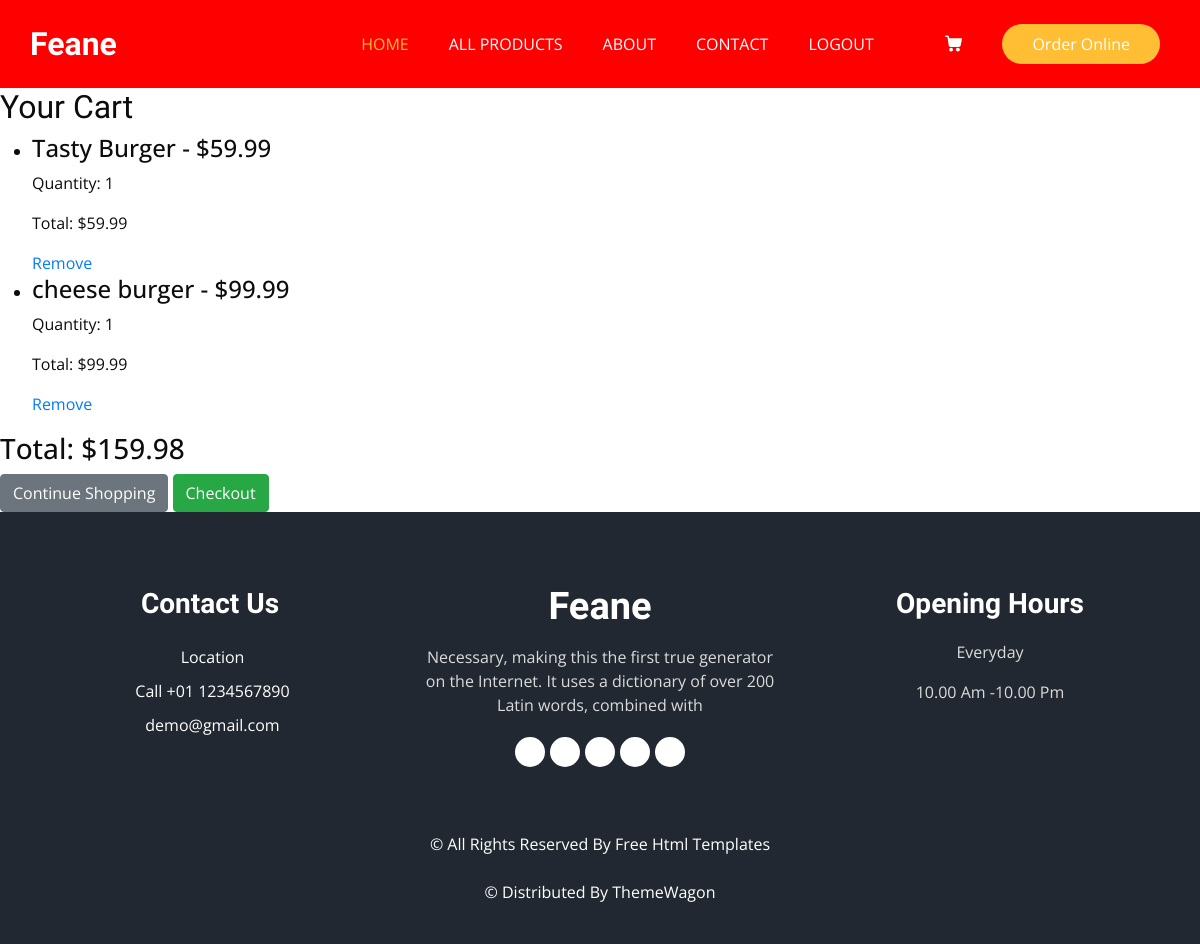
Before: /cart/ (signed in) with the older database file.
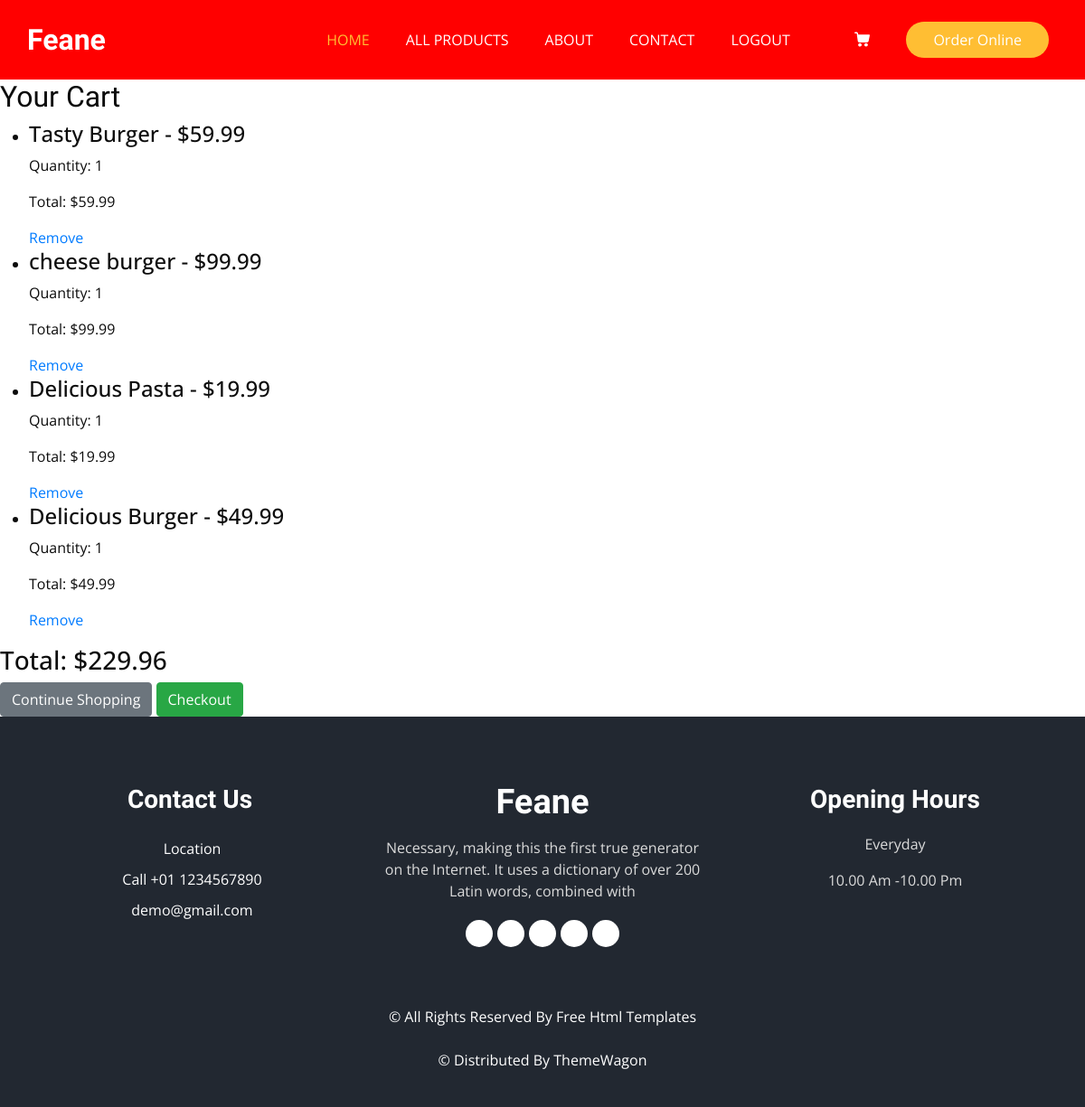
After: the same page with the newer database file.
### ecomm_app/models.py (models this page shows, shortened)
class CartItem(models.Model):
    cart = models.ForeignKey(Cart, related_name='items', on_delete=models.CASCADE)
    product = models.ForeignKey(Product, on_delete=models.CASCADE)
    quantity = models.PositiveIntegerField(default=1)
    @property
    def total_price(self):
        return self.product.price * self.quantity

class Product(models.Model):
    name = models.CharField(max_length=200)
    description = models.TextField()
    price = models.DecimalField(max_digits=10, decimal_places=2)
    image = models.ImageField(upload_to='product_images/', null=True, blank=True)
    category = models.ForeignKey(Category, related_name='products', on_delete=models.CASCADE, null=True, blank=True)

### ecomm_app/views.py (the view)
# urls.py: path('cart/', views.view_cart, name='view_cart'),
@login_required
def view_cart(request):
    cart = Cart.objects.filter(user=request.user).first()
    if cart:
        cart_items = cart.items.all()
        total_price = sum(item.total_price for item in cart_items)
    else:
        cart_items = []
        total_price = 0
    return render(request, 'ecomm/cart.html', {'cart_items': cart_items, 'total_price': total_price})

### ecomm_app/templates/ecomm/cart.html
{% extends "ecomm/base.html" %}
{% load static %}
{% block content %}
    <h2>Your Cart</h2>
    {% if cart_items %}
        <ul>
            {% for item in cart_items %}
                <li>
                    <h4>{{ item.product.name }} - ${{ item.product.price }}</h4>
                    <p>Quantity: {{ item.quantity }}</p>
                    <p>Total: ${{ item.total_price }}</p>
                    <a href="{% url 'remove_from_cart' item.id %}">Remove</a>
                </li>
            {% endfor %}
        </ul>
        <h3>Total: ${{ total_price }}</h3>
    {% else %}
        <p>Your cart is empty.</p>
    {% endif %}
    <a href="/" class="btn btn-secondary">Continue Shopping</a>
    <a href="#" class="btn btn-success">Checkout</a>
{% endblock %}

Changed rows visible on the page:
added CartItem: product.name "Delicious Pasta", product.price "19.99", quantity "1", total_price "19.99"
added CartItem: product.name "Delicious Burger", product.price "49.99", quantity "1", total_price "49.99"
Other visible differences:
{{ total_price }}: "159.98" → "229.96"
